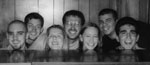
%> input picture images/im1.jpg, 150 x 65 px
$ octave --eval "result = hog_feature_vector(imread('../../images/im1.jpg'));"   (GNU Octave 9; MATLAB toolbox functions it lacks are replaced by stand-ins)
%> lines starting %> are read from the running program, lines starting %| are printed output that depends on the picture
function [feature] = hog_feature_vector(im)

% The given code finds the HOG feature vector for any given image. HOG
% feature vector/descriptor can then be used for detection of any
% particular object. The Matlab code provides the exact implementation of
% the formation of HOG feature vector as detailed in the paper "Pedestrian
% detection using HOG" by Dalal and Triggs

% INPUT => im (input image)
% OUTPUT => HOG feature vector for that particular image

% Example: Running the code
% >>> im = imread('cameraman.tif');
% >>> hog = hog_feature_vector (im);

% Convert RGB iamge to grayscale
if size(im,3)==3
    im=rgb2gray(im);
end
% if nargin>1
%     im=imresize(im,resize);
% end

im=double(im);

rows=size(im,1);
%> rows = 65
cols=size(im,2);
%> cols = 150
Ix=im; %Basic Matrix assignment
Iy=im; %Basic Matrix assignment

% Gradients in X and Y direction. Iy is the gradient in X direction and Iy
% is the gradient in Y direction
for i=1:rows-2
    Iy(i,:)=(im(i,:)-im(i+2,:));
end
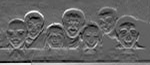
%> Iy: size 65x150 double; min -113, max 180, mean 3.7; drawn with min black and max white
for i=1:cols-2
    Ix(:,i)=(im(:,i)-im(:,i+2));
end
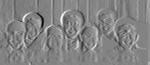
%> Ix: size 65x150 double; min -181, max 171, mean 1.1; drawn with min black and max white

gauss=fspecial('gaussian',8); %% Initialized a gaussian filter with sigma=0.5 * block width.

angle=atand(Ix./Iy); % Matrix containing the angles of each edge gradient
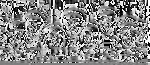
%> angle: size 65x150 double; 0.53% of the values are NaN or infinite; the others: min -90, max 90, mean 6.13; drawn with min black, max white, NaN and infinite black
angle=imadd(angle,90); %Angles in range (0,180)
magnitude=sqrt(Ix.^2 + Iy.^2);
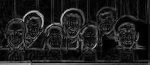
%> magnitude: size 65x150 double; min 0, max 200.5, mean 31.3

% figure,imshow(uint8(angle));
% figure,imshow(uint8(magnitude));

% Remove redundant pixels in an image.
angle(isnan(angle))=0;
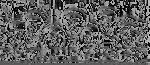
%> angle: size 65x150 double; min 0, max 180, mean 95.6
magnitude(isnan(magnitude))=0;

feature=[]; %initialized the feature vector

% Iterations for Blocks
for i = 0: rows/8 - 2
    for j= 0: cols/8 -2
        %disp([i,j])

        mag_patch = magnitude(8*i+1 : 8*i+16 , 8*j+1 : 8*j+16);
        %mag_patch = imfilter(mag_patch,gauss);
        ang_patch = angle(8*i+1 : 8*i+16 , 8*j+1 : 8*j+16);

        block_feature=[];

        %Iterations for cells in a block
        for x= 0:1
            for y= 0:1
                angleA =ang_patch(8*x+1:8*x+8, 8*y+1:8*y+8);
                magA   =mag_patch(8*x+1:8*x+8, 8*y+1:8*y+8);
                histr  =zeros(1,9);

                %Iterations for pixels in one cell
                for p=1:8
                    for q=1:8
%
                        alpha= angleA(p,q);

                        % Binning Process (Bi-Linear Interpolation)
                        if alpha>10 && alpha<=30
                            histr(1)=histr(1)+ magA(p,q)*(30-alpha)/20;
                            histr(2)=histr(2)+ magA(p,q)*(alpha-10)/20;
                        elseif alpha>30 && alpha<=50
                            histr(2)=histr(2)+ magA(p,q)*(50-alpha)/20;
                            histr(3)=histr(3)+ magA(p,q)*(alpha-30)/20;
                        elseif alpha>50 && alpha<=70
                            histr(3)=histr(3)+ magA(p,q)*(70-alpha)/20;
                            histr(4)=histr(4)+ magA(p,q)*(alpha-50)/20;
                        elseif alpha>70 && alpha<=90
                            histr(4)=histr(4)+ magA(p,q)*(90-alpha)/20;
                            histr(5)=histr(5)+ magA(p,q)*(alpha-70)/20;
                        elseif alpha>90 && alpha<=110
                            histr(5)=histr(5)+ magA(p,q)*(110-alpha)/20;
                            histr(6)=histr(6)+ magA(p,q)*(alpha-90)/20;
                        elseif alpha>110 && alpha<=130
                            histr(6)=histr(6)+ magA(p,q)*(130-alpha)/20;
                            histr(7)=histr(7)+ magA(p,q)*(alpha-110)/20;
                        elseif alpha>130 && alpha<=150
                            histr(7)=histr(7)+ magA(p,q)*(150-alpha)/20;
                            histr(8)=histr(8)+ magA(p,q)*(alpha-130)/20;
                        elseif alpha>150 && alpha<=170
                            histr(8)=histr(8)+ magA(p,q)*(170-alpha)/20;
                            histr(9)=histr(9)+ magA(p,q)*(alpha-150)/20;
                        elseif alpha>=0 && alpha<=10
                            histr(1)=histr(1)+ magA(p,q)*(alpha+10)/20;
                            histr(9)=histr(9)+ magA(p,q)*(10-alpha)/20;
                        elseif alpha>170 && alpha<=180
                            histr(9)=histr(9)+ magA(p,q)*(190-alpha)/20;
                            histr(1)=histr(1)+ magA(p,q)*(alpha-170)/20;
                        end


                    end
                end
                block_feature=[block_feature histr]; % Concatenation of Four histograms to form one block feature

            end
        end
        % Normalize the values in the block using L1-Norm
        block_feature=block_feature/sqrt(norm(block_feature)^2+.01);

        feature=[feature block_feature]; %Features concatenation
    end
end
%> after the loop, feature = 4284 values, max 0.788 at index 347, min 0 at index 230, mean 0.122; histr = [54.9 37.1 85.77 235.8 793.4 182 40.34 49.88 59.02]

feature(isnan(feature))=0; %Removing Infinitiy values

% Normalization of the feature vector using L2-Norm
feature=feature/sqrt(norm(feature)^2+.001);
%> feature = 4284 values, max 0.0722 at index 347, min 0 at index 230, mean 0.0112
for z=1:length(feature)
    if feature(z)>0.2
         feature(z)=0.2;
    end
end
%> `result = hog_feature_vector(imread('../../images/im1.jpg'));`: result has the same summary as feature in hog_feature_vector
feature=feature/sqrt(norm(feature)^2+.001);

% toc;

$ run again, on images/im2.jpg
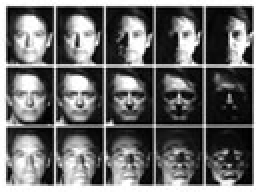
%> input picture images/im2.jpg, 130 x 96 px (shown 2 times larger)
%> after the loop in hog_feature_vector, `for i=1:cols-2`:
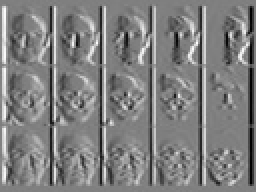
%> Ix: size 96x130 double (shown 2 times larger); min -255, max 255, mean 3.9; drawn with min black and max white
%> in hog_feature_vector, `angle(isnan(angle))=0;`:
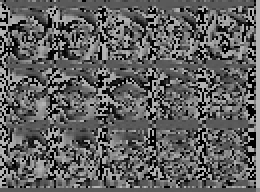
%> angle: size 96x130 double (shown 2 times larger); min 0, max 180, mean 96.7
%> after the loop in hog_feature_vector, `for i = 0: rows/8 - 2`: feature = 5940 values, max 0.746 at index 5747, min 0 at index 11, mean 0.105; histr = [539.2 4.76 4.65 149.2 5825.7 474.3 950.1 576.3 630.6]
%> in hog_feature_vector, `feature=feature/sqrt(norm(feature)^2+.001);`: feature = 5940 values, max 0.0581 at index 5747, min 0 at index 11, mean 0.00818
%> in hog_feature_vector, `feature=feature/sqrt(norm(feature)^2+.001);`: feature = 5940 values, max 0.058 at index 5747, min 0 at index 11, mean 0.00818
%> result has the same summary as feature in hog_feature_vector

$ run again, on images/im3.jpg
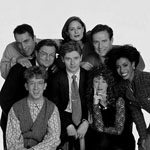
%> input picture images/im3.jpg, 150 x 150 px
%> after the loop in hog_feature_vector, `for i=1:cols-2`:
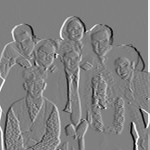
%> Ix: size 150x150 double; min -255, max 254, mean 2.4; drawn with min black and max white
%> in hog_feature_vector, `angle(isnan(angle))=0;`:
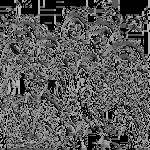
%> angle: size 150x150 double; min 0, max 180, mean 89.5
%> after the loop in hog_feature_vector, `for i = 0: rows/8 - 2`: histr = [1189.4 93.66 53.98 113.6 256.4 114.6 728.9 966.7 1555]
